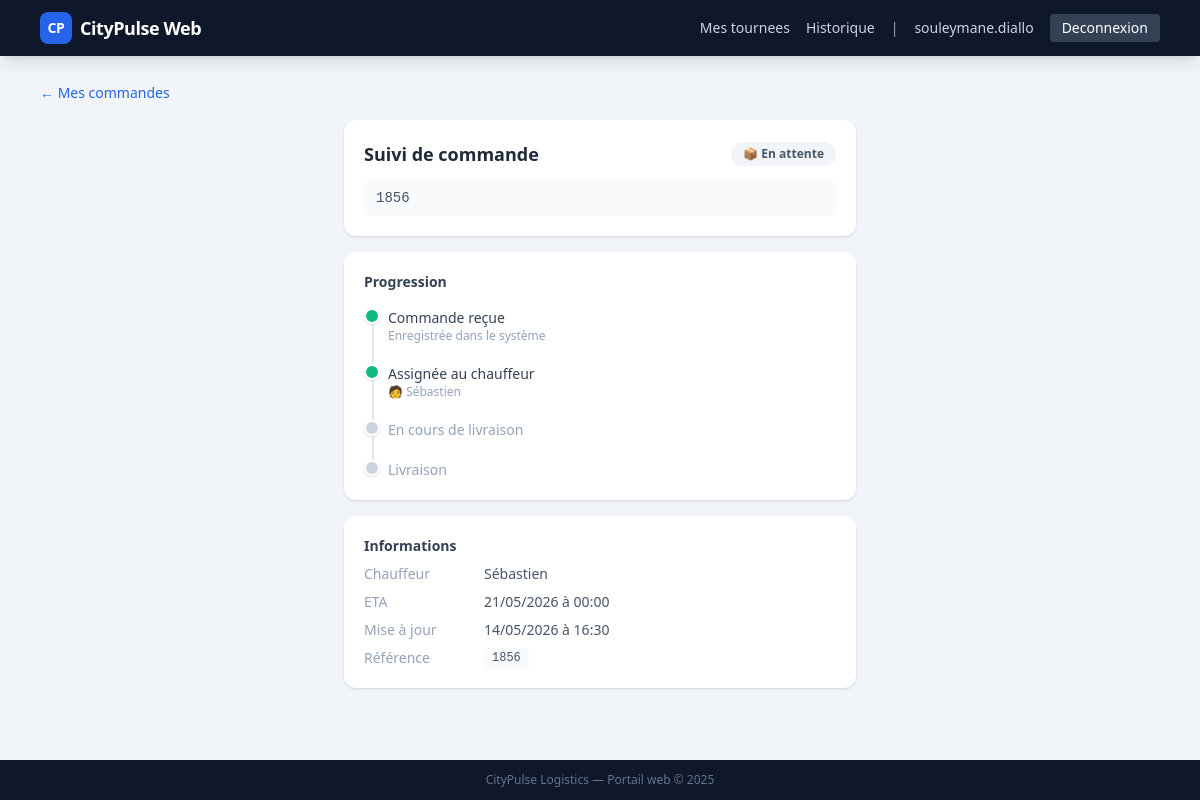
Page /client/track/1856/ (signed in) on the committed database.
### apps/accounts/models.py (models this page shows)
class User(AbstractUser):
    class Role(models.TextChoices):
        DRIVER = "driver", "Driver"
        CLIENT = "client", "Client"
    role = models.CharField(max_length=20, choices=Role.choices, default=Role.CLIENT)
    phone = models.CharField(max_length=32, blank=True)
    desktop_id = models.CharField(max_length=64, blank=True)

### apps/tracking/models.py (models this page shows, shortened)
class DeliveryTracking(models.Model):
    order_id_ext = models.CharField(max_length=64)
    order_ref = models.CharField(max_length=100, db_index=True)
    status = models.CharField(max_length=32, default="pending")
    driver_first_name = models.CharField(max_length=150, blank=True)
    eta = models.DateTimeField(null=True, blank=True)
    last_update = models.DateTimeField(auto_now=True)

### apps/tracking/views.py (the view)
# urls.py: path("client/track/<str:ref>/", views.client_track, name="client-track"),
@login_required
def client_track(request, ref):
    tracking = get_object_or_404(DeliveryTracking, order_ref=ref)
    return render(request, "client/track.html", {"tracking": tracking})

### templates/client/track.html (shortened to what this page needs)
{% extends "base.html" %}
{% block content %}
<div class="mb-4">
  <a href="/client/" class="text-sm text-blue-600 hover:underline">← Mes commandes</a>
</div>
<div class="max-w-lg mx-auto space-y-4">
  <div class="bg-white rounded-xl shadow p-5">
    <div class="flex items-center justify-between mb-3">
      <h1 class="text-lg font-bold text-slate-800">Suivi de commande</h1>
      <span class="text-xs px-3 py-1 rounded-full font-bold
        {% if tracking.status == 'livre' %}bg-emerald-100 text-emerald-700
        {% elif tracking.status == 'en_cours' %}bg-blue-100 text-blue-700
        {% elif tracking.status == 'echec' %}bg-red-100 text-red-600
        {% else %}bg-slate-100 text-slate-600{% endif %}">
        {% if tracking.status == 'livre' %}✓ Livré
        {% elif tracking.status == 'en_cours' %}⏳ En cours
        {% elif tracking.status == 'echec' %}✗ Échec
        {% else %}📦 En attente{% endif %}
      </span>
    </div>
    <div class="font-mono text-slate-600 text-sm bg-slate-50 px-3 py-2 rounded-lg">
      {{ tracking.order_ref }}
    </div>
  </div>
  <div class="bg-white rounded-xl shadow p-5">
    <h2 class="text-sm font-semibold text-slate-700 mb-4">Progression</h2>
    <div class="relative pl-6">
      <div class="absolute left-2 top-2 bottom-2 w-0.5 bg-slate-200"></div>
      <div class="relative mb-5">
        <div class="absolute -left-6 w-4 h-4 rounded-full bg-emerald-500 border-2 border-white shadow"></div>
        <div class="text-sm font-medium text-slate-700">Commande reçue</div>
        <div class="text-xs text-slate-400">Enregistrée dans le système</div>
      </div>
      <div class="relative mb-5">
        <div class="absolute -left-6 w-4 h-4 rounded-full border-2 border-white shadow
          {% if tracking.status != 'pending' %}bg-emerald-500{% else %}bg-slate-300{% endif %}"></div>
        <div class="text-sm font-medium
          {% if tracking.status != 'pending' %}text-slate-700{% else %}text-slate-400{% endif %}">
          Assignée au chauffeur
        </div>
        {% if tracking.driver_first_name %}
        <div class="text-xs text-slate-400">🧑 {{ tracking.driver_first_name }}</div>
        {% endif %}
      </div>
      <div class="relative mb-5">
        <div class="absolute -left-6 w-4 h-4 rounded-full border-2 border-white shadow
          {% if tracking.status == 'en_cours' or tracking.status == 'livre' %}bg-emerald-500
          {% else %}bg-slate-300{% endif %}"></div>
        <div class="text-sm font-medium
          {% if tracking.status == 'en_cours' or tracking.status == 'livre' %}text-slate-700
          {% else %}text-slate-400{% endif %}">
          En cours de livraison
        </div>
      </div>
      <div class="relative">
        <div class="absolute -left-6 w-4 h-4 rounded-full border-2 border-white shadow
          {% if tracking.status == 'livre' %}bg-emerald-500
          {% elif tracking.status == 'echec' %}bg-red-500
          {% else %}bg-slate-300{% endif %}"></div>
        <div class="text-sm font-medium
          {% if tracking.status == 'livre' %}text-emerald-700
          {% elif tracking.status == 'echec' %}text-red-600
          {% else %}text-slate-400{% endif %}">
          {% if tracking.status == 'livre' %}✓ Livraison confirmée
          {% elif tracking.status == 'echec' %}✗ Échec de livraison
          {% else %}Livraison{% endif %}
        </div>
      </div>
    </div>
  </div>
  <div class="bg-white rounded-xl shadow p-5 space-y-2">
    <h2 class="text-sm font-semibold text-slate-700 mb-2">Informations</h2>
    {% if tracking.driver_first_name %}
    <div class="flex items-center gap-2 text-sm text-slate-600">
      <span class="text-slate-400 w-28 flex-shrink-0">Chauffeur</span>
      <span class="font-medium">{{ tracking.driver_first_name }}</span>
    </div>
    {% endif %}
    {% if tracking.eta %}
    <div class="flex items-center gap-2 text-sm text-slate-600">
      <span class="text-slate-400 w-28 flex-shrink-0">ETA</span>
      <span class="font-medium">{{ tracking.eta|date:"d/m/Y à H:i" }}</span>
    </div>
    {% endif %}
    <div class="flex items-center gap-2 text-sm text-slate-600">
      <span class="text-slate-400 w-28 flex-shrink-0">Mise à jour</span>
      <span>{{ tracking.last_update|date:"d/m/Y à H:i" }}</span>
    </div>
    <div class="flex items-center gap-2 text-sm text-slate-600">
      <span class="text-slate-400 w-28 flex-shrink-0">Référence</span>
      <code class="font-mono text-xs bg-slate-50 px-2 py-0.5 rounded">{{ tracking.order_ref }}</code>
    </div>
  </div>
</div>
{% endblock %}

### templates/base.html (shortened to what this page needs)
<!doctype html>
<html lang="fr">
<head>
  <script src="https://cdn.tailwindcss.com"></script>
  <link rel="stylesheet" href="https://unpkg.com/leaflet@1.9.4/dist/leaflet.css" />
</head>
<body class="bg-slate-100 min-h-screen flex flex-col">
  <header class="bg-slate-900 text-white shadow-lg">
    <div class="max-w-6xl mx-auto px-4 h-14 flex items-center justify-between">
      <a href="/" class="flex items-center gap-2 font-bold text-lg tracking-tight">
        <span class="inline-flex items-center justify-center w-8 h-8 rounded-lg bg-blue-600 text-white text-sm font-bold">CP</span>
        CityPulse Web
      </a>
      <nav class="flex items-center gap-4 text-sm">
        {% if user.is_authenticated %}
          {% if user.role == "driver" or user.is_staff %}
            <a href="/driver/" class="text-slate-300 hover:text-white transition">Mes tournees</a>
            <a href="/driver/history/" class="text-slate-300 hover:text-white transition">Historique</a>
          {% endif %}
          <span class="text-slate-400">|</span>
          <span class="text-slate-300 font-medium">{{ user.username }}</span>
          <a href="/logout/" class="bg-slate-700 hover:bg-slate-600 px-3 py-1 rounded text-white transition">Deconnexion</a>
        {% else %}
          <a href="/driver/login/" class="bg-blue-600 hover:bg-blue-700 px-3 py-1 rounded text-white transition">Chauffeur</a>
          <a href="/client/login/" class="bg-slate-600 hover:bg-slate-500 px-3 py-1 rounded text-white transition">Client</a>
        {% endif %}
      </nav>
    </div>
  </header>
  <main class="flex-1 max-w-6xl mx-auto px-4 py-6 w-full">
    {% block content %}{% endblock %}
  </main>
  <footer class="bg-slate-900 text-slate-500 text-xs text-center py-3">
    CityPulse Logistics &mdash; Portail web &copy; 2025
  </footer>
</body>
</html>

### rows in the picture
User: username "souleymane.diallo"
DeliveryTracking: order_ref "1856", driver_first_name "Sébastien", eta "21/05/2026 à 00:00", last_update "14/05/2026 à 16:30"
